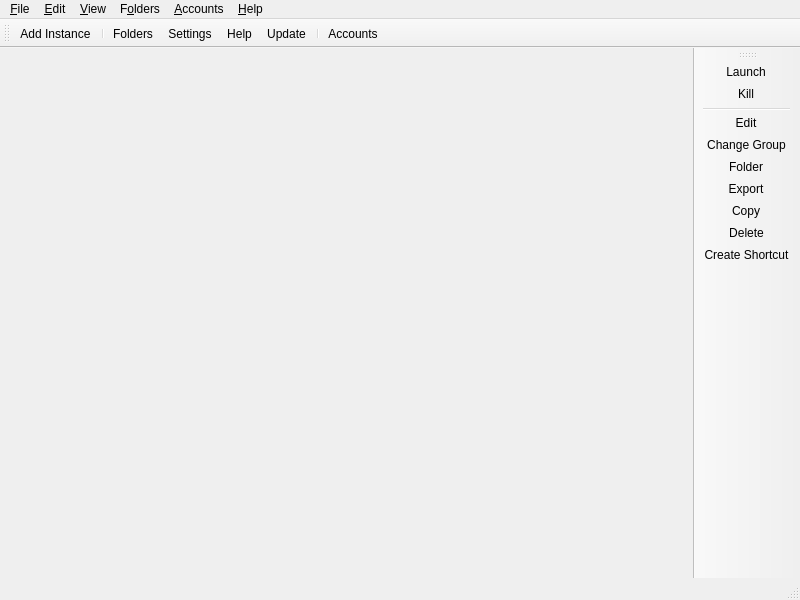
<?xml version="1.0" encoding="UTF-8"?>
<ui version="4.0">
 <class>MainWindow</class>
 <widget class="QMainWindow" name="MainWindow">
  <property name="geometry">
   <rect>
    <x>0</x>
    <y>0</y>
    <width>800</width>
    <height>600</height>
   </rect>
  </property>
  <widget class="QWidget" name="centralWidget">
   <layout class="QHBoxLayout" name="horizontalLayout">
    <property name="spacing">
     <number>0</number>
    </property>
    <property name="leftMargin">
     <number>0</number>
    </property>
    <property name="topMargin">
     <number>0</number>
    </property>
    <property name="rightMargin">
     <number>0</number>
    </property>
    <property name="bottomMargin">
     <number>0</number>
    </property>
   </layout>
  </widget>
  <widget class="QStatusBar" name="statusBar"/>
  <widget class="QToolBar" name="mainToolBar">
   <property name="windowTitle">
    <string>Main Toolbar</string>
   </property>
   <property name="allowedAreas">
    <set>Qt::ToolBarArea::BottomToolBarArea|Qt::ToolBarArea::TopToolBarArea</set>
   </property>
   <property name="toolButtonStyle">
    <enum>Qt::ToolButtonStyle::ToolButtonTextBesideIcon</enum>
   </property>
   <property name="floatable">
    <bool>false</bool>
   </property>
   <attribute name="toolBarArea">
    <enum>TopToolBarArea</enum>
   </attribute>
   <attribute name="toolBarBreak">
    <bool>false</bool>
   </attribute>
   <addaction name="actionAddInstance"/>
   <addaction name="separator"/>
   <addaction name="actionFoldersButton"/>
   <addaction name="actionSettings"/>
   <addaction name="actionHelpButton"/>
   <addaction name="actionCheckUpdate"/>
    <addaction name="separator"/>
    <addaction name="actionAccountsButton"/>
  </widget>
  <widget class="WideBar" name="instanceToolBar">
   <property name="windowTitle">
    <string>Instance Toolbar</string>
   </property>
   <property name="allowedAreas">
    <set>Qt::ToolBarArea::LeftToolBarArea|Qt::ToolBarArea::RightToolBarArea</set>
   </property>
   <property name="iconSize">
    <size>
     <width>16</width>
     <height>16</height>
    </size>
   </property>
   <property name="toolButtonStyle">
    <enum>Qt::ToolButtonStyle::ToolButtonTextBesideIcon</enum>
   </property>
   <property name="floatable">
    <bool>false</bool>
   </property>
   <property name="useDefaultAction" stdset="0">
    <bool>true</bool>
   </property>
   <attribute name="toolBarArea">
    <enum>RightToolBarArea</enum>
   </attribute>
   <attribute name="toolBarBreak">
    <bool>false</bool>
   </attribute>
   <addaction name="actionLaunchInstance"/>
   <addaction name="actionKillInstance"/>
   <addaction name="separator"/>
   <addaction name="actionEditInstance"/>
   <addaction name="actionChangeInstGroup"/>
   <addaction name="actionViewSelectedInstFolder"/>
   <addaction name="actionExportInstance"/>
   <addaction name="actionCopyInstance"/>
   <addaction name="actionDeleteInstance"/>
   <addaction name="actionCreateInstanceShortcut"/>
  </widget>
  <widget class="QMenuBar" name="menuBar">
   <property name="geometry">
    <rect>
     <x>0</x>
     <y>0</y>
     <width>800</width>
     <height>30</height>
    </rect>
   </property>
   <widget class="QMenu" name="fileMenu">
    <property name="title">
     <string>&amp;File</string>
    </property>
    <property name="toolTipsVisible">
     <bool>true</bool>
    </property>
    <addaction name="actionAddInstance"/>
    <addaction name="separator"/>
    <addaction name="actionLaunchInstance"/>
    <addaction name="actionKillInstance"/>
    <addaction name="separator"/>
    <addaction name="actionEditInstance"/>
    <addaction name="actionChangeInstGroup"/>
    <addaction name="actionViewSelectedInstFolder"/>
    <addaction name="actionExportInstance"/>
    <addaction name="actionCopyInstance"/>
    <addaction name="actionDeleteInstance"/>
    <addaction name="actionCreateInstanceShortcut"/>
    <addaction name="separator"/>
    <addaction name="actionSettings"/>
    <addaction name="actionCloseWindow"/>
   </widget>
   <widget class="QMenu" name="editMenu">
    <property name="title">
     <string>&amp;Edit</string>
    </property>
    <property name="toolTipsVisible">
     <bool>true</bool>
    </property>
    <addaction name="actionUndoTrashInstance"/>
   </widget>
   <widget class="QMenu" name="viewMenu">
    <property name="title">
     <string>&amp;View</string>
    </property>
    <property name="toolTipsVisible">
     <bool>true</bool>
    </property>
    <addaction name="actionChangeTheme"/>
    <addaction name="separator"/>
    <addaction name="actionToggleStatusBar"/>
    <addaction name="actionLockToolbars"/>
    <addaction name="separator"/>
   </widget>
   <widget class="QMenu" name="foldersMenu">
    <property name="title">
     <string>F&amp;olders</string>
    </property>
    <property name="toolTipsVisible">
     <bool>true</bool>
    </property>
    <addaction name="actionViewLauncherRootFolder"/>
    <addaction name="actionViewLogsFolder"/>
    <addaction name="separator"/>
    <addaction name="actionViewInstanceFolder"/>
    <addaction name="actionViewIconsFolder"/>
    <addaction name="actionViewCentralModsFolder"/>
    <addaction name="actionViewJavaFolder"/>
    <addaction name="actionViewSkinsFolder"/>
    <addaction name="separator"/>
    <addaction name="actionViewWidgetThemeFolder"/>
    <addaction name="actionViewIconThemeFolder"/>
   </widget>
   <widget class="QMenu" name="accountsMenu">
    <property name="title">
     <string>&amp;Accounts</string>
    </property>
   </widget>
   <widget class="QMenu" name="helpMenu">
    <property name="title">
     <string>&amp;Help</string>
    </property>
    <property name="toolTipsVisible">
     <bool>true</bool>
    </property>
    <addaction name="actionClearMetadata"/>
    <addaction name="actionReportBug"/>
    <addaction name="actionViewLog"/>
    <addaction name="actionAddToPATH"/>
    <addaction name="separator"/>
    <addaction name="actionMATRIX"/>
    <addaction name="actionREDDIT"/>
    <addaction name="separator"/>
    <addaction name="actionCheckUpdate"/>
    <addaction name="actionOpenWiki"/>
    <addaction name="actionAbout"/>
   </widget>
   <addaction name="fileMenu"/>
   <addaction name="editMenu"/>
   <addaction name="viewMenu"/>
   <addaction name="foldersMenu"/>
   <addaction name="accountsMenu"/>
   <addaction name="helpMenu"/>
  </widget>
  <action name="actionToggleStatusBar">
   <property name="checkable">
    <bool>true</bool>
   </property>
   <property name="text">
    <string>Status Bar</string>
   </property>
  </action>
  <action name="actionLockToolbars">
   <property name="checkable">
    <bool>true</bool>
   </property>
   <property name="text">
    <string>Lock Toolbars</string>
   </property>
  </action>
  <action name="actionUndoTrashInstance">
   <property name="enabled">
    <bool>false</bool>
   </property>
   <property name="text">
    <string>&amp;Undo Last Instance Deletion</string>
   </property>
  </action>
  <action name="actionAddInstance">
   <property name="icon">
    <iconset theme="new"/>
   </property>
   <property name="text">
    <string>Add Instanc&amp;e...</string>
   </property>
   <property name="toolTip">
    <string>Add a new instance.</string>
   </property>
  </action>
  <action name="actionCheckUpdate">
   <property name="icon">
    <iconset theme="checkupdate"/>
   </property>
   <property name="text">
    <string>&amp;Update...</string>
   </property>
   <property name="toolTip">
    <string>Check for new updates for %1.</string>
   </property>
   <property name="menuRole">
    <enum>QAction::MenuRole::ApplicationSpecificRole</enum>
   </property>
  </action>
  <action name="actionSettings">
   <property name="icon">
    <iconset theme="settings"/>
   </property>
   <property name="text">
    <string>Setti&amp;ngs...</string>
   </property>
   <property name="toolTip">
    <string>Change settings.</string>
   </property>
   <property name="menuRole">
    <enum>QAction::MenuRole::PreferencesRole</enum>
   </property>
  </action>
  <action name="actionManageSkins">
   <property name="icon">
    <iconset theme="settings"/>
   </property>
   <property name="text">
    <string>Manage &amp;Skins...</string>
   </property>
  </action>
  <action name="actionManageAccounts">
   <property name="icon">
    <iconset theme="accounts"/>
   </property>
   <property name="text">
    <string>&amp;Manage Accounts...</string>
   </property>
  </action>
  <action name="actionLaunchInstance">
   <property name="icon">
    <iconset theme="launch"/>
   </property>
   <property name="text">
    <string>&amp;Launch</string>
   </property>
   <property name="toolTip">
    <string>Launch the selected instance.</string>
   </property>
  </action>
  <action name="actionKillInstance">
   <property name="icon">
    <iconset theme="status-bad"/>
   </property>
   <property name="text">
    <string>&amp;Kill</string>
   </property>
   <property name="toolTip">
    <string>Kill the running instance.</string>
   </property>
   <property name="shortcut">
    <string>Ctrl+K</string>
   </property>
  </action>
  <action name="actionRenameInstance">
   <property name="icon">
    <iconset theme="rename"/>
   </property>
   <property name="text">
    <string>Rename</string>
   </property>
   <property name="toolTip">
    <string>Rename the selected instance.</string>
   </property>
  </action>
  <action name="actionChangeInstGroup">
   <property name="icon">
    <iconset theme="tag"/>
   </property>
   <property name="text">
    <string>&amp;Change Group...</string>
   </property>
   <property name="toolTip">
    <string>Change the selected instance's group.</string>
   </property>
   <property name="shortcut">
    <string>Ctrl+G</string>
   </property>
  </action>
  <action name="actionChangeInstIcon">
   <property name="text">
    <string>Change Icon</string>
   </property>
   <property name="toolTip">
    <string>Change the selected instance's icon.</string>
   </property>
  </action>
  <action name="actionEditInstance">
   <property name="icon">
    <iconset theme="settings"/>
   </property>
   <property name="text">
    <string>&amp;Edit...</string>
   </property>
   <property name="toolTip">
    <string>Change the instance settings, mods and versions.</string>
   </property>
   <property name="shortcut">
    <string>Ctrl+I</string>
   </property>
  </action>
  <action name="actionViewSelectedInstFolder">
   <property name="icon">
    <iconset theme="viewfolder"/>
   </property>
   <property name="text">
    <string>&amp;Folder</string>
   </property>
   <property name="toolTip">
    <string>Open the selected instance's root folder in a file browser.</string>
   </property>
  </action>
  <action name="actionDeleteInstance">
   <property name="icon">
    <iconset theme="delete"/>
   </property>
   <property name="text">
    <string>Dele&amp;te</string>
   </property>
   <property name="toolTip">
    <string>Delete the selected instance.</string>
   </property>
   <property name="autoRepeat">
    <bool>false</bool>
   </property>
  </action>
  <action name="actionCopyInstance">
   <property name="icon">
    <iconset theme="copy"/>
   </property>
   <property name="text">
    <string>Cop&amp;y...</string>
   </property>
   <property name="toolTip">
    <string>Copy the selected instance.</string>
   </property>
   <property name="shortcut">
    <string>Ctrl+D</string>
   </property>
  </action>
  <action name="actionExportInstance">
   <property name="icon">
    <iconset theme="export"/>
   </property>
   <property name="text">
    <string>E&amp;xport...</string>
   </property>
   <property name="toolTip">
    <string>Export the selected instance to supported formats.</string>
   </property>
  </action>
  <action name="actionExportInstanceZip">
   <property name="icon">
    <iconset theme="launcher"/>
   </property>
   <property name="text">
    <string>SpikyMC (zip)</string>
   </property>
  </action>
  <action name="actionExportInstanceMrPack">
   <property name="icon">
    <iconset theme="modrinth"/>
   </property>
   <property name="text">
    <string>Modrinth (mrpack)</string>
   </property>
  </action>
  <action name="actionExportInstanceFlamePack">
   <property name="icon">
    <iconset theme="flame"/>
   </property>
   <property name="text">
    <string>CurseForge (zip)</string>
   </property>
  </action>
  <action name="actionCreateInstanceShortcut">
   <property name="icon">
    <iconset theme="shortcut"/>
   </property>
   <property name="text">
    <string>Create Shortcut</string>
   </property>
   <property name="toolTip">
    <string>Creates a shortcut on a selected folder to launch the selected instance.</string>
   </property>
  </action>
  <action name="actionNoAccountsAdded">
   <property name="icon">
    <iconset theme="noaccount"/>
   </property>
   <property name="text">
    <string>No accounts added!</string>
   </property>
  </action>
  <action name="actionNoDefaultAccount">
   <property name="checkable">
    <bool>true</bool>
   </property>
   <property name="icon">
    <iconset theme="noaccount"/>
   </property>
   <property name="text">
    <string>No Default Account</string>
   </property>
   <property name="shortcut">
    <string>Ctrl+0</string>
   </property>
  </action>
  <action name="actionCloseWindow">
   <property name="icon">
    <iconset theme="status-bad"/>
   </property>
   <property name="text">
    <string>Close &amp;Window</string>
   </property>
   <property name="toolTip">
    <string>Close the current window</string>
   </property>
   <property name="menuRole">
    <enum>QAction::MenuRole::NoRole</enum>
   </property>
  </action>
  <action name="actionViewInstanceFolder">
   <property name="icon">
    <iconset theme="viewfolder"/>
   </property>
   <property name="text">
    <string>I&amp;nstances</string>
   </property>
   <property name="toolTip">
    <string>Open the instances folder in a file browser.</string>
   </property>
  </action>
  <action name="actionViewLauncherRootFolder">
   <property name="icon">
    <iconset theme="viewfolder"/>
   </property>
   <property name="text">
    <string>Launcher &amp;Data</string>
   </property>
   <property name="toolTip">
    <string>Open the launcher's root folder in a file browser.</string>
   </property>
  </action>
  <action name="actionViewCentralModsFolder">
   <property name="icon">
    <iconset theme="centralmods"/>
   </property>
   <property name="text">
    <string>&amp;Mods (Quick Access)</string>
   </property>
   <property name="toolTip">
    <string>Open the mods folder in a file browser.</string>
   </property>
  </action>
  <action name="actionViewSkinsFolder">
   <property name="icon">
    <iconset theme="viewfolder"/>
   </property>
   <property name="text">
    <string>&amp;Skins</string>
   </property>
   <property name="toolTip">
    <string>Open the skins folder in a file browser.</string>
   </property>
  </action>
  <action name="actionViewIconsFolder">
   <property name="icon">
    <iconset theme="viewfolder"/>
   </property>
   <property name="text">
    <string>Instance &amp;Icons</string>
   </property>
   <property name="toolTip">
    <string>Open the instance icons folder in a file browser.</string>
   </property>
  </action>
  <action name="actionViewLogsFolder">
   <property name="icon">
    <iconset theme="viewfolder"/>
   </property>
   <property name="text">
    <string>Launcher &amp;Logs</string>
   </property>
   <property name="toolTip">
    <string>Open the logs folder in a file browser.</string>
   </property>
  </action>
  <action name="actionChangeTheme">
   <property name="text">
    <string>Themes</string>
   </property>
  </action>
  <action name="actionReportBug">
   <property name="icon">
    <iconset theme="bug"/>
   </property>
   <property name="text">
    <string>Report a Bug or Suggest a Feature</string>
   </property>
   <property name="toolTip">
    <string>Open the bug tracker to report a bug with %1.</string>
   </property>
  </action>
  <action name="actionMATRIX">
   <property name="icon">
    <iconset theme="matrix"/>
   </property>
   <property name="text">
    <string>&amp;Matrix Space</string>
   </property>
   <property name="toolTip">
    <string>Open %1 Matrix space.</string>
   </property>
  </action>
  <action name="actionREDDIT">
   <property name="icon">
    <iconset theme="reddit-alien"/>
   </property>
   <property name="text">
    <string>Sub&amp;reddit</string>
   </property>
   <property name="toolTip">
    <string>Open %1 subreddit.</string>
   </property>
  </action>
  <action name="actionAbout">
   <property name="icon">
    <iconset theme="about"/>
   </property>
   <property name="text">
    <string>&amp;About %1</string>
   </property>
   <property name="toolTip">
    <string>View information about %1.</string>
   </property>
   <property name="menuRole">
    <enum>QAction::MenuRole::AboutRole</enum>
   </property>
  </action>
  <action name="actionClearMetadata">
   <property name="icon">
    <iconset theme="refresh"/>
   </property>
   <property name="text">
    <string>&amp;Clear Metadata Cache</string>
   </property>
   <property name="toolTip">
    <string>Clear cached metadata</string>
   </property>
  </action>
  <action name="actionViewLog">
   <property name="icon">
    <iconset theme="log"/>
   </property>
   <property name="text">
    <string>View logs</string>
   </property>
   <property name="toolTip">
    <string>View current and previous launcher logs</string>
   </property>
  </action>
  <action name="actionAddToPATH">
   <property name="icon">
    <iconset theme="custom-commands"/>
   </property>
   <property name="text">
    <string>Install to &amp;PATH</string>
   </property>
   <property name="toolTip">
    <string>Install a %1 symlink to /usr/local/bin</string>
   </property>
  </action>
  <action name="actionFoldersButton">
   <property name="icon">
    <iconset theme="viewfolder"/>
   </property>
   <property name="text">
    <string>Folders</string>
   </property>
   <property name="toolTip">
    <string>Open one of the folders shared between instances.</string>
   </property>
  </action>
  <action name="actionHelpButton">
   <property name="icon">
    <iconset theme="help"/>
   </property>
   <property name="text">
    <string>Help</string>
   </property>
   <property name="toolTip">
    <string>Get help with %1 or Minecraft.</string>
   </property>
  </action>
  <action name="actionAccountsButton">
   <property name="icon">
    <iconset theme="noaccount"/>
   </property>
   <property name="text">
    <string>Accounts</string>
   </property>
  </action>
  <action name="actionOpenWiki">
   <property name="icon">
    <iconset theme="help"/>
   </property>
   <property name="text">
    <string>%1 &amp;Wiki</string>
   </property>
   <property name="toolTip">
    <string>Open the %1 wiki</string>
   </property>
  </action>
  <action name="actionViewWidgetThemeFolder">
   <property name="icon">
    <iconset theme="viewfolder"/>
   </property>
   <property name="text">
    <string>&amp;Widget Themes</string>
   </property>
   <property name="toolTip">
    <string>Open the widget themes folder in a file browser.</string>
   </property>
  </action>
  <action name="actionViewIconThemeFolder">
   <property name="icon">
    <iconset theme="viewfolder"/>
   </property>
   <property name="text">
    <string>I&amp;con Themes</string>
   </property>
   <property name="toolTip">
    <string>Open the icon theme folder in a file browser.</string>
   </property>
  </action>
  <action name="actionViewJavaFolder">
   <property name="icon">
    <iconset theme="viewfolder"/>
   </property>
   <property name="text">
    <string>&amp;Auto Downloaded Java</string>
   </property>
   <property name="toolTip">
    <string>Open the Java folder in a file browser. Only available if the built-in Java downloader is used.</string>
   </property>
  </action>
 </widget>
 <customwidgets>
  <customwidget>
   <class>WideBar</class>
   <extends>QToolBar</extends>
   <header>ui/widgets/WideBar.h</header>
  </customwidget>
 </customwidgets>
 <resources/>
 <connections/>
</ui>
